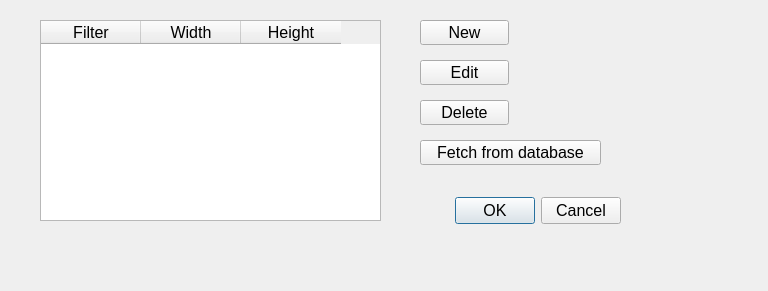
<?xml version="1.0" encoding="UTF-8"?>
<ui version="4.0">
 <class>imlimdlg</class>
 <widget class="QDialog" name="imlimdlg">
  <property name="geometry">
   <rect>
    <x>0</x>
    <y>0</y>
    <width>768</width>
    <height>291</height>
   </rect>
  </property>
  <property name="font">
   <font>
    <pointsize>12</pointsize>
   </font>
  </property>
  <property name="windowTitle">
   <string>Edit image limits</string>
  </property>
  <widget class="QDialogButtonBox" name="buttonBox">
   <property name="geometry">
    <rect>
     <x>400</x>
     <y>190</y>
     <width>221</width>
     <height>41</height>
    </rect>
   </property>
   <property name="orientation">
    <enum>Qt::Horizontal</enum>
   </property>
   <property name="standardButtons">
    <set>QDialogButtonBox::Cancel|QDialogButtonBox::Ok</set>
   </property>
  </widget>
  <widget class="QTableWidget" name="limtab">
   <property name="geometry">
    <rect>
     <x>40</x>
     <y>20</y>
     <width>341</width>
     <height>201</height>
    </rect>
   </property>
   <property name="font">
    <font>
     <pointsize>12</pointsize>
    </font>
   </property>
   <property name="toolTip">
    <string>Table of filters and limits</string>
   </property>
   <property name="selectionMode">
    <enum>QAbstractItemView::ContiguousSelection</enum>
   </property>
   <property name="selectionBehavior">
    <enum>QAbstractItemView::SelectRows</enum>
   </property>
   <property name="columnCount">
    <number>3</number>
   </property>
   <column>
    <property name="text">
     <string>Filter</string>
    </property>
   </column>
   <column>
    <property name="text">
     <string>Width</string>
    </property>
   </column>
   <column>
    <property name="text">
     <string>Height</string>
    </property>
   </column>
  </widget>
  <widget class="QPushButton" name="newlimit">
   <property name="geometry">
    <rect>
     <x>420</x>
     <y>20</y>
     <width>89</width>
     <height>25</height>
    </rect>
   </property>
   <property name="toolTip">
    <string>&lt;html&gt;&lt;head/&gt;&lt;body&gt;&lt;p&gt;Press here to create a new image limkt&lt;/p&gt;&lt;p&gt;Remember that only g r i z are used.&lt;/p&gt;&lt;/body&gt;&lt;/html&gt;</string>
   </property>
   <property name="text">
    <string>New</string>
   </property>
  </widget>
  <widget class="QPushButton" name="editlimit">
   <property name="geometry">
    <rect>
     <x>420</x>
     <y>60</y>
     <width>89</width>
     <height>25</height>
    </rect>
   </property>
   <property name="toolTip">
    <string>Press here to edit the selected limit</string>
   </property>
   <property name="text">
    <string>Edit</string>
   </property>
  </widget>
  <widget class="QPushButton" name="dellimit">
   <property name="geometry">
    <rect>
     <x>420</x>
     <y>100</y>
     <width>89</width>
     <height>25</height>
    </rect>
   </property>
   <property name="toolTip">
    <string>Press to delete a limit</string>
   </property>
   <property name="text">
    <string>Delete</string>
   </property>
  </widget>
  <widget class="QPushButton" name="fetchdb">
   <property name="geometry">
    <rect>
     <x>420</x>
     <y>140</y>
     <width>181</width>
     <height>25</height>
    </rect>
   </property>
   <property name="toolTip">
    <string>Try to fetch limits from database</string>
   </property>
   <property name="text">
    <string>Fetch from database</string>
   </property>
  </widget>
 </widget>
 <resources/>
 <connections>
  <connection>
   <sender>buttonBox</sender>
   <signal>accepted()</signal>
   <receiver>imlimdlg</receiver>
   <slot>accept()</slot>
   <hints>
    <hint type="sourcelabel">
     <x>248</x>
     <y>254</y>
    </hint>
    <hint type="destinationlabel">
     <x>157</x>
     <y>274</y>
    </hint>
   </hints>
  </connection>
  <connection>
   <sender>buttonBox</sender>
   <signal>rejected()</signal>
   <receiver>imlimdlg</receiver>
   <slot>reject()</slot>
   <hints>
    <hint type="sourcelabel">
     <x>316</x>
     <y>260</y>
    </hint>
    <hint type="destinationlabel">
     <x>286</x>
     <y>274</y>
    </hint>
   </hints>
  </connection>
 </connections>
</ui>
